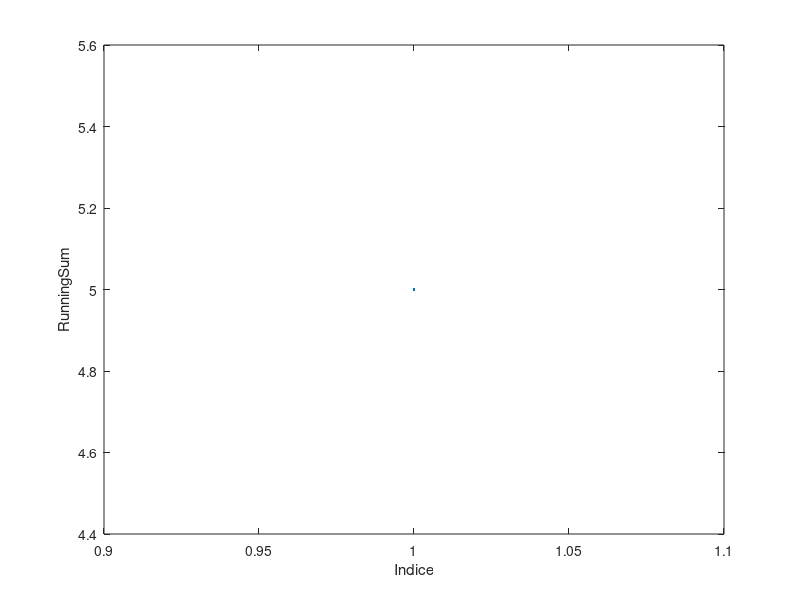

This chart was generated by the following MATLAB code:
% ANDREA CASTRONOVO     19/12/2020
%
%%    Si scriva uno script che, dato un vettore di qualsiasi lunghezza fornito
%     dall’utente, mostri il grafico della running sum in funzione dell’indice.
%     Nota: la running sum nell’elemento j-esimo è la somma di tutti gli
%     elementi precedenti e del j-esimo.
%
%% -----------------------------------------------------------------------

%% INPUT
    vect_in = input("Inserisci un vettore: ");
    index = 1:1:numel(vect_in);
%% CICLO
    running_sum = ones([1,numel(vect_in)]);
    for ii = 1:1:numel(vect_in)
        running_sum(ii) = sum(vect_in(ii));
    end
    
%% PLOT
    plot(index,running_sum)
    xlabel('Indice')
    ylabel('RunningSum')